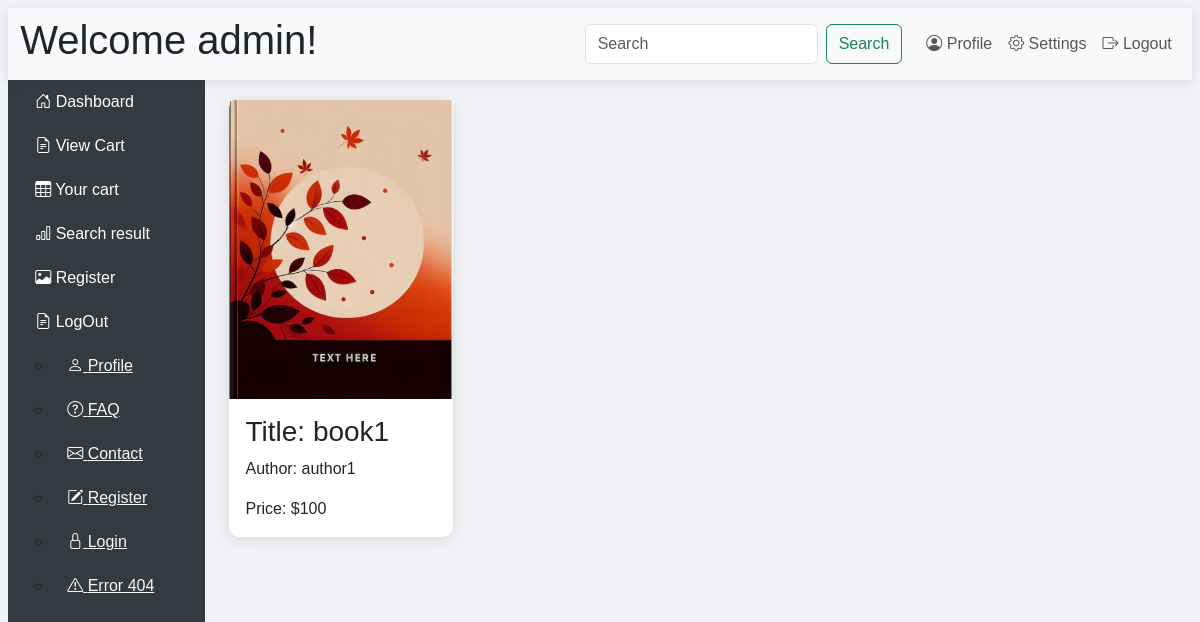
The app's page /user_detail/3/ (signed in) with its own data.
### bookapp/models.py (models this page shows, shortened)
class Book(models.Model):
    title=models.CharField(max_length=200,null=True)
    price=models.IntegerField(null=True)
    image=models.ImageField(upload_to='book_media')
    quantity=models.IntegerField()
    author=models.ForeignKey(Author,on_delete=models.CASCADE)

class Author(models.Model):
    name=models.CharField(max_length=200,null=True)
    def __str__(self):
        return '{}'.format(self.name)

### userapp/views.py (the view)
# urls.py: path('user_detail/<int:book_id>/', user_detail, name='user_detail'),
def user_detail(request, book_id):
    user_name=request.session['username']
    book = Book.objects.get(id=book_id)
    return render(request, 'user/user_detail.html', {'user_name':user_name,'book': book})

### templates/user/user_detail.html
{% extends 'user/userbase.html' %}
{% load static %}
{% block content %}
        <div class="card" style="width: 14rem;">
            <img class="card-img-top" src="{{ book.image.url }}"  alt="Card image cap">
            <div class="card-body">
                <h3 class="card-text">Title: {{ book.title }} </h3>
                <p class="card-text">Author: {{ book.author }}</p>
              <p class="card-text">Price: ${{ book.price }}</p>
            </div>
          </div>
{% endblock %}

### templates/user/userbase.html (style rules this page uses)
body { font-family: 'Arial', sans-serif; background-color: #f0f2f5; margin: 8.2px; }
.card { margin-bottom: 20px; border: none; border-radius: 10px; box-shadow: 0 2px 15px rgba(0, 0, 0, 0.1); }

### records on screen
Book: image (picture), title "book1", author "author1", price "100"

### other values on screen
{{ user_name }} "admin"
